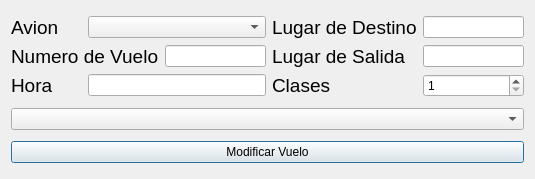
<?xml version="1.0" encoding="UTF-8"?>
<ui version="4.0">
 <class>ModificarVuelo</class>
 <widget class="QDialog" name="ModificarVuelo">
  <property name="geometry">
   <rect>
    <x>0</x>
    <y>0</y>
    <width>535</width>
    <height>179</height>
   </rect>
  </property>
  <property name="windowTitle">
   <string>Dialog</string>
  </property>
  <layout class="QGridLayout" name="gridLayout_2">
   <item row="0" column="0">
    <layout class="QGridLayout" name="gridLayout">
     <item row="0" column="0">
      <widget class="QLabel" name="label_2">
       <property name="font">
        <font>
         <pointsize>14</pointsize>
        </font>
       </property>
       <property name="text">
        <string>Avion</string>
       </property>
      </widget>
     </item>
     <item row="2" column="4">
      <widget class="QSpinBox" name="sp_clases">
       <property name="minimum">
        <number>1</number>
       </property>
       <property name="maximum">
        <number>5</number>
       </property>
      </widget>
     </item>
     <item row="0" column="3">
      <widget class="QLabel" name="label_5">
       <property name="font">
        <font>
         <pointsize>14</pointsize>
        </font>
       </property>
       <property name="text">
        <string>Lugar de Destino</string>
       </property>
      </widget>
     </item>
     <item row="2" column="3">
      <widget class="QLabel" name="label_6">
       <property name="font">
        <font>
         <pointsize>14</pointsize>
        </font>
       </property>
       <property name="text">
        <string>Clases</string>
       </property>
      </widget>
     </item>
     <item row="2" column="1" colspan="2">
      <widget class="QLineEdit" name="tf_hora"/>
     </item>
     <item row="0" column="4">
      <widget class="QLineEdit" name="tf_destino"/>
     </item>
     <item row="2" column="0">
      <widget class="QLabel" name="label_4">
       <property name="font">
        <font>
         <pointsize>14</pointsize>
        </font>
       </property>
       <property name="text">
        <string>Hora</string>
       </property>
      </widget>
     </item>
     <item row="1" column="3">
      <widget class="QLabel" name="label">
       <property name="font">
        <font>
         <pointsize>14</pointsize>
        </font>
       </property>
       <property name="text">
        <string>Lugar de Salida</string>
       </property>
      </widget>
     </item>
     <item row="1" column="2">
      <widget class="QLineEdit" name="tf_numeroVuelo"/>
     </item>
     <item row="1" column="4">
      <widget class="QLineEdit" name="tf_salida"/>
     </item>
     <item row="1" column="0" colspan="2">
      <widget class="QLabel" name="label_3">
       <property name="font">
        <font>
         <pointsize>14</pointsize>
        </font>
       </property>
       <property name="text">
        <string>Numero de Vuelo</string>
       </property>
      </widget>
     </item>
     <item row="0" column="1" colspan="2">
      <widget class="QComboBox" name="comboBox"/>
     </item>
    </layout>
   </item>
   <item row="2" column="0">
    <widget class="QPushButton" name="pushButton">
     <property name="text">
      <string>Modificar Vuelo</string>
     </property>
    </widget>
   </item>
   <item row="1" column="0">
    <widget class="QComboBox" name="comboBox_2"/>
   </item>
  </layout>
 </widget>
 <resources/>
 <connections/>
</ui>
